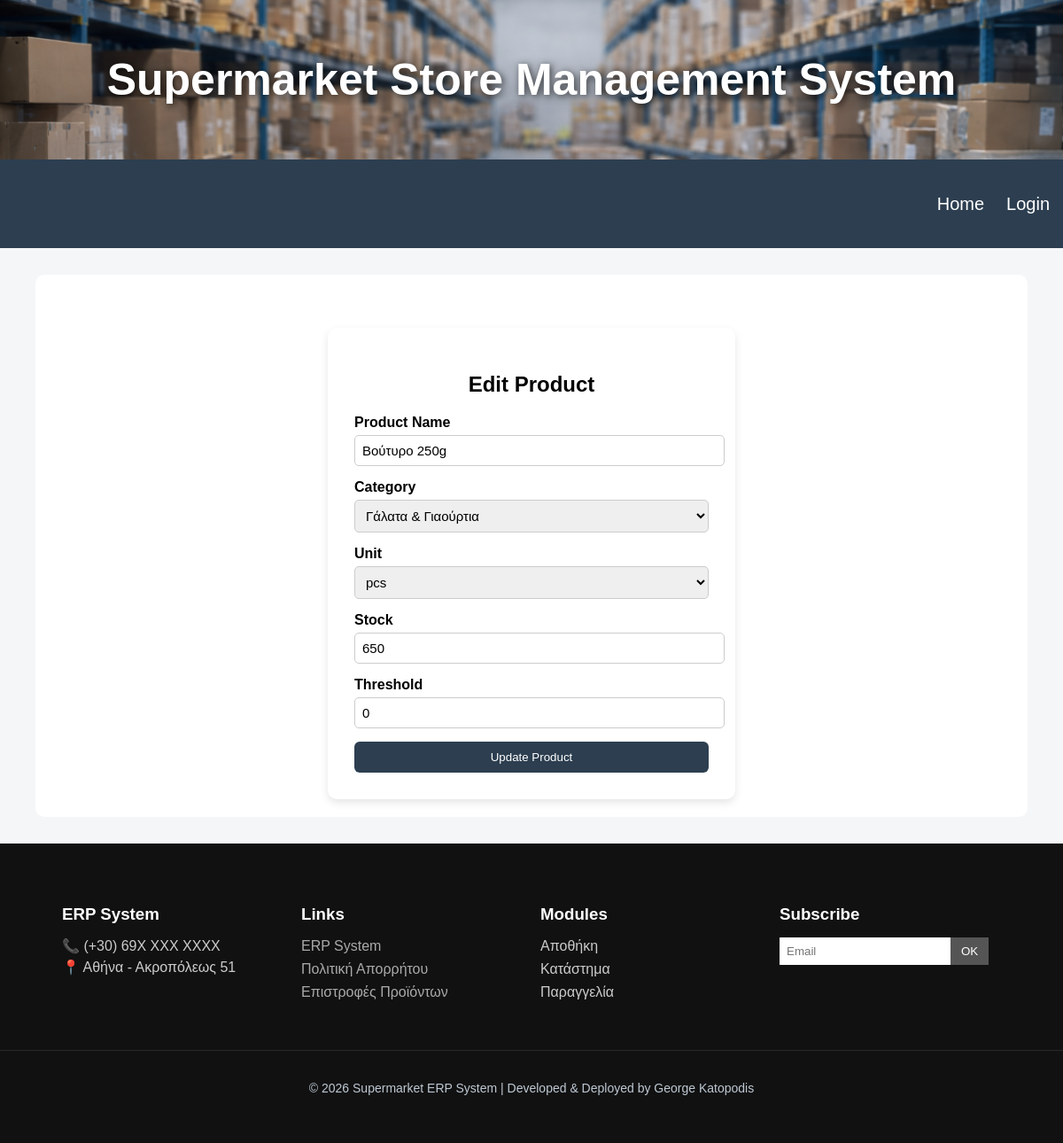
The page /edit_product/20 on the database as committed earlier.
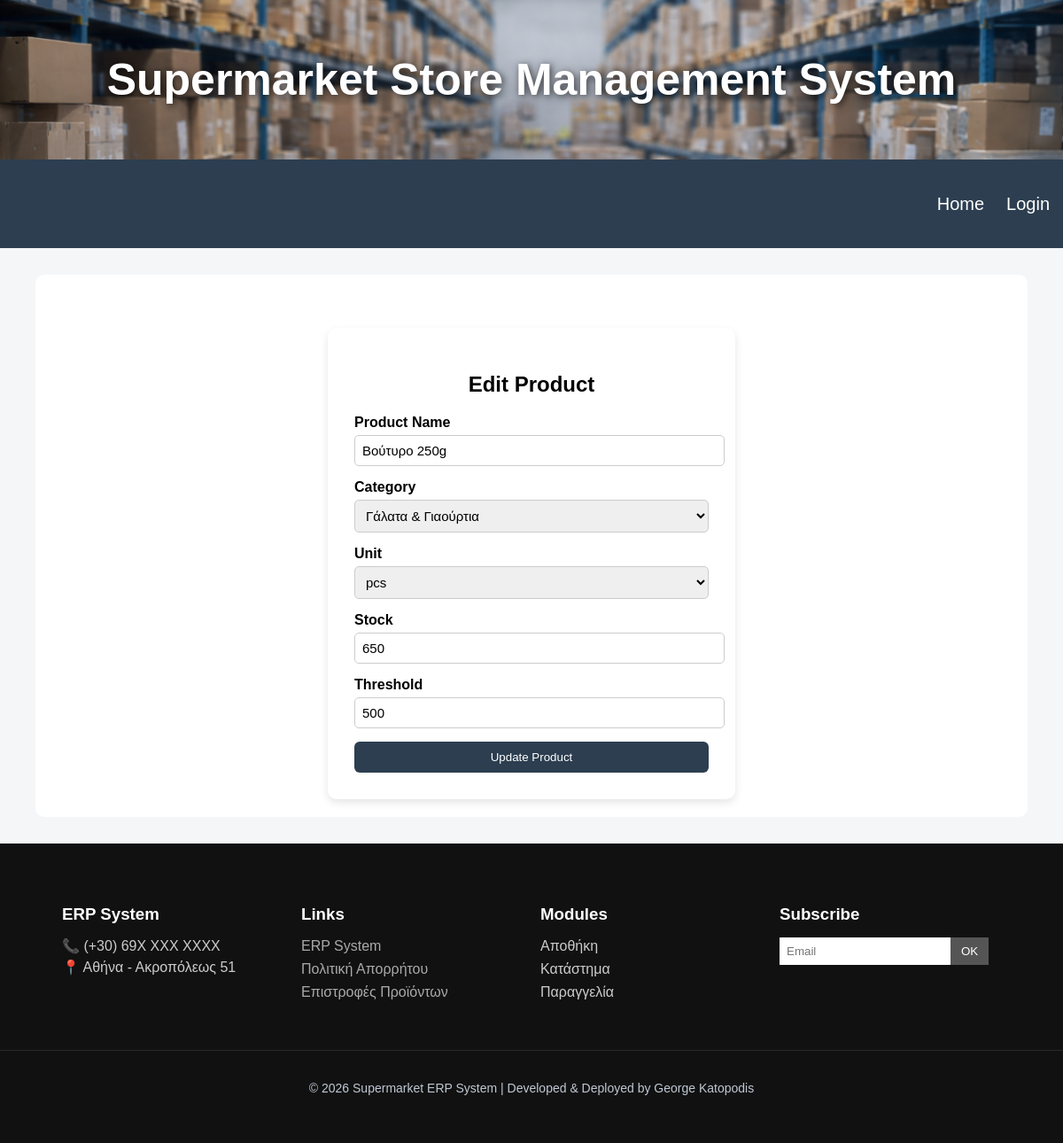
The same page on the database as committed later.
### tables this page shows
CREATE TABLE products (
    product_id INTEGER PRIMARY KEY AUTOINCREMENT,
    product_name VARCHAR(100) NOT NULL,
    product_category VARCHAR(50) NOT NULL,
    product_price REAL NOT NULL
, product_unit TEXT, is_active INTEGER DEFAULT 1, threshold INTEGER DEFAULT 0);

### app.py (the view, shortened to what this page needs)
@app.route("/edit_product/<int:product_id>", methods=["GET", "POST"])
def edit_product(product_id):
    conn = get_db_connection()
    product = conn.execute("""
        SELECT p.*, w.quantity
        FROM products p
        JOIN warehouse_stock w ON p.product_id = w.product_id
        WHERE p.product_id=?
    """, (product_id,)).fetchone()
    conn.close()
    return render_template("edit_product.html", product=product)

### app.py (called while the page is built)
def get_db_connection():
    connection = sqlite3.connect(DATABASE_PATH)
    connection.row_factory = sqlite3.Row
    return connection

### templates/edit_product.html (shortened to what this page needs)
{% extends "base.html" %}
{% block extra_css %}
    <link rel="stylesheet" href="{{ url_for('static', filename='forms.css') }}">
{% endblock %}
{% block content %}
<div class="form-container">
    <div class="form-box">
        <h2>Edit Product</h2>
        <form method="post">
            <div class="form-group">
                <label>Product Name</label>
                <input type="text" name="product_name" value="{{ product['product_name'] }}">
            </div>
            <div class="form-group">
                <label>Category</label>
                <select name="category">
                    <option value="Γάλατα & Γιαούρτια" {% if product['product_category']=="Γάλατα & Γιαούρτια" %}selected{% endif %}>Γάλατα & Γιαούρτια</option>
                </select>
            </div>
            <div class="form-group">
                <label>Unit</label>
                <select name="unit">
                    <option value="pcs" {% if product['product_unit']=="pcs" %}selected{% endif %}>pcs</option>
                </select>
            </div>
            <div class="form-group">
                <label>Stock</label>
                <input type="number" name="quantity" value="{{ product['quantity'] }}">
            </div>
            <div class="form-group">
                <label>Threshold</label>
                <input type="number" name="threshold" value="{{ product['threshold'] }}">
            </div>
            <button type="submit" class="btn">Update Product</button>
        </form>
    </div>
</div>
{% endblock %}

Rows that differ between the two databases and show on the page:
changed products "Βούτυρο 250g": threshold "0" → "500"
